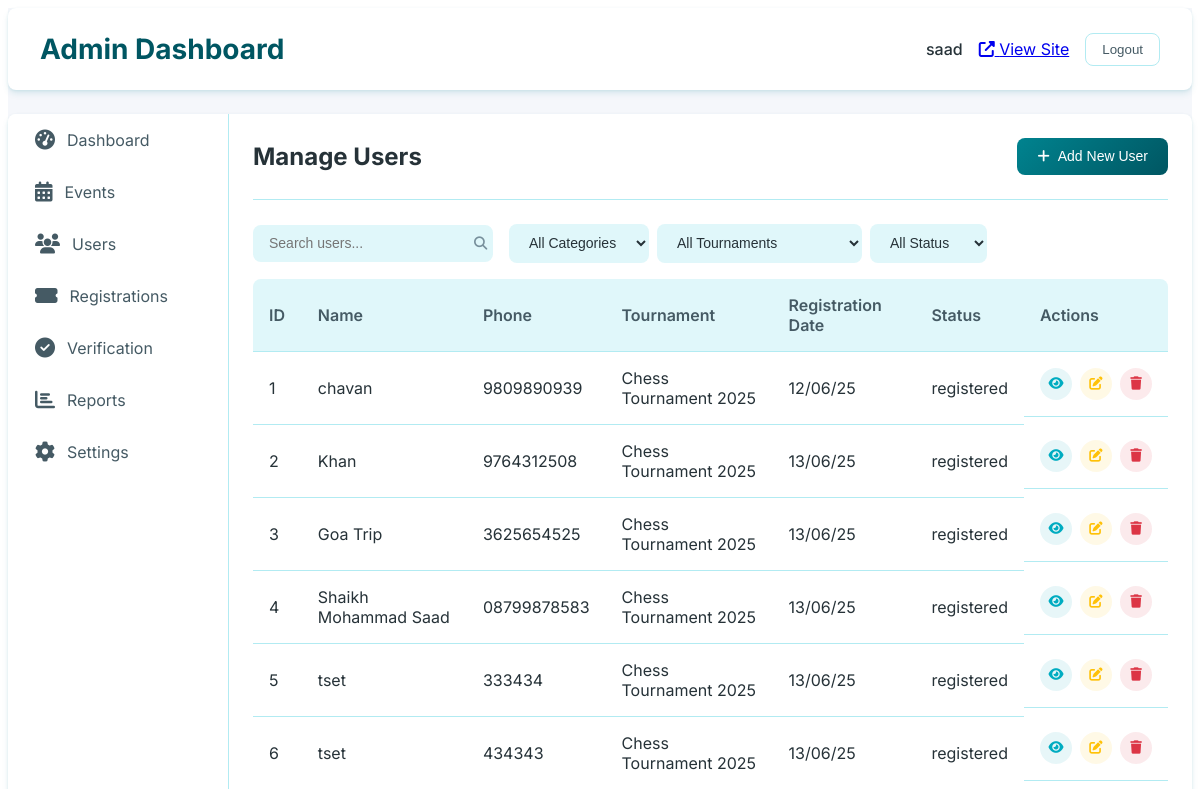
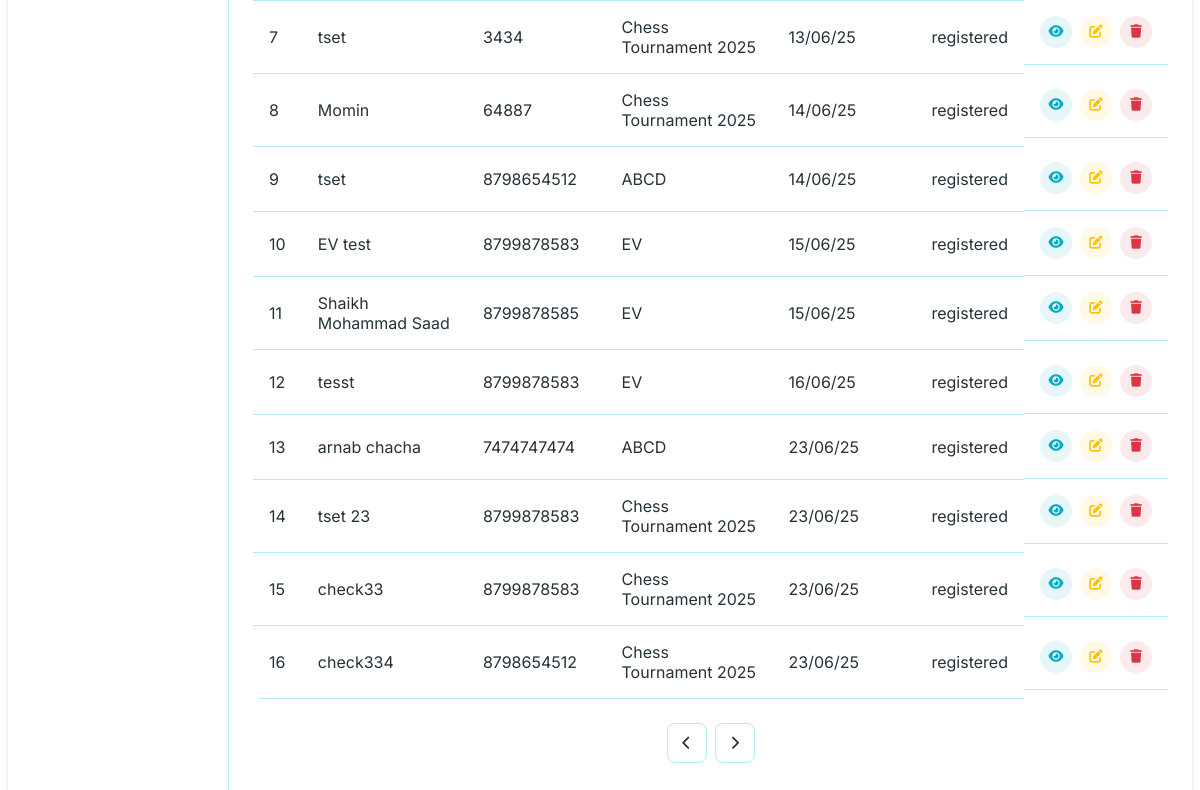
The page /superadmin/dashboard/users/ (signed in) on the database as committed earlier (2 pictures, top to bottom).
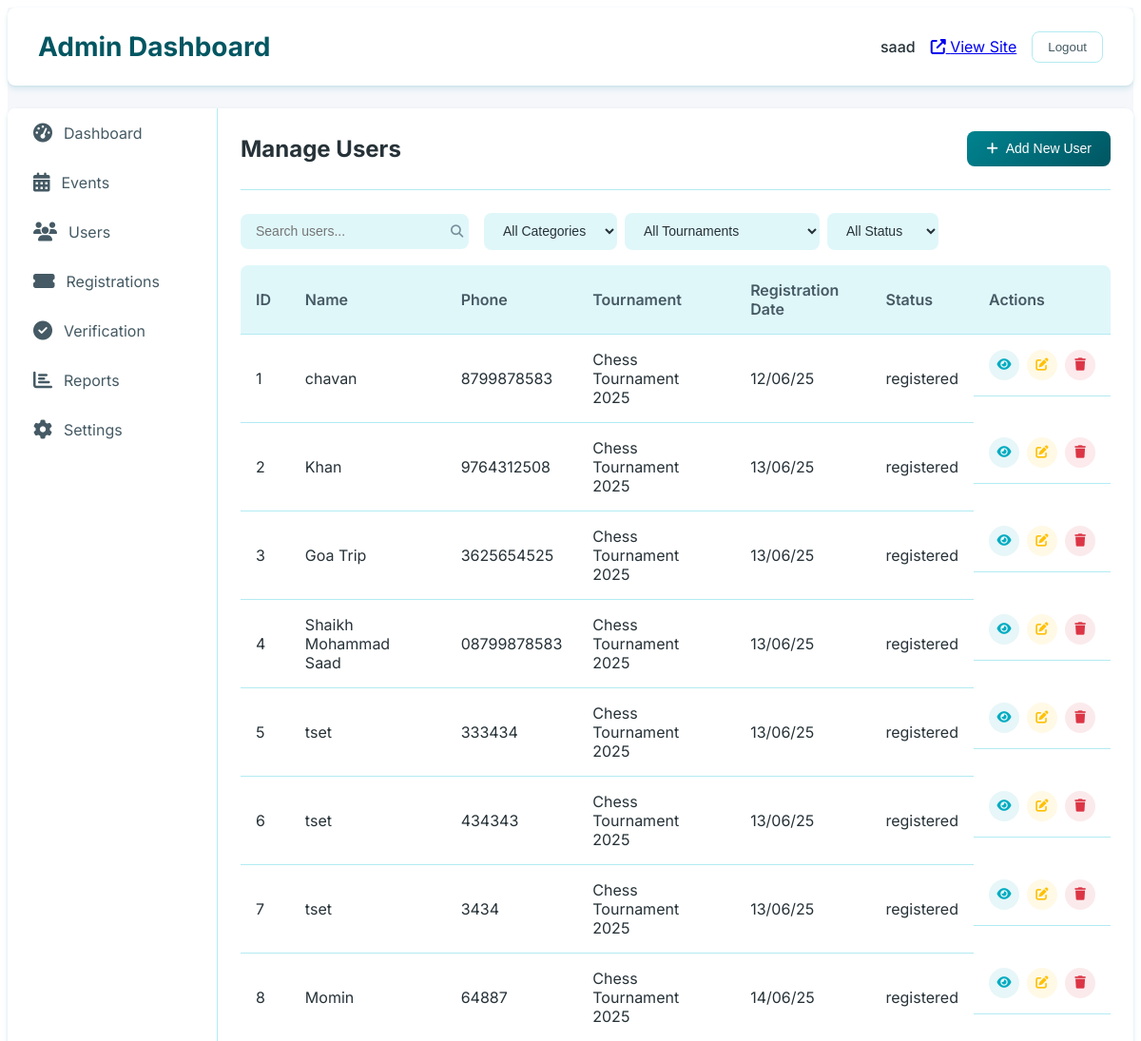
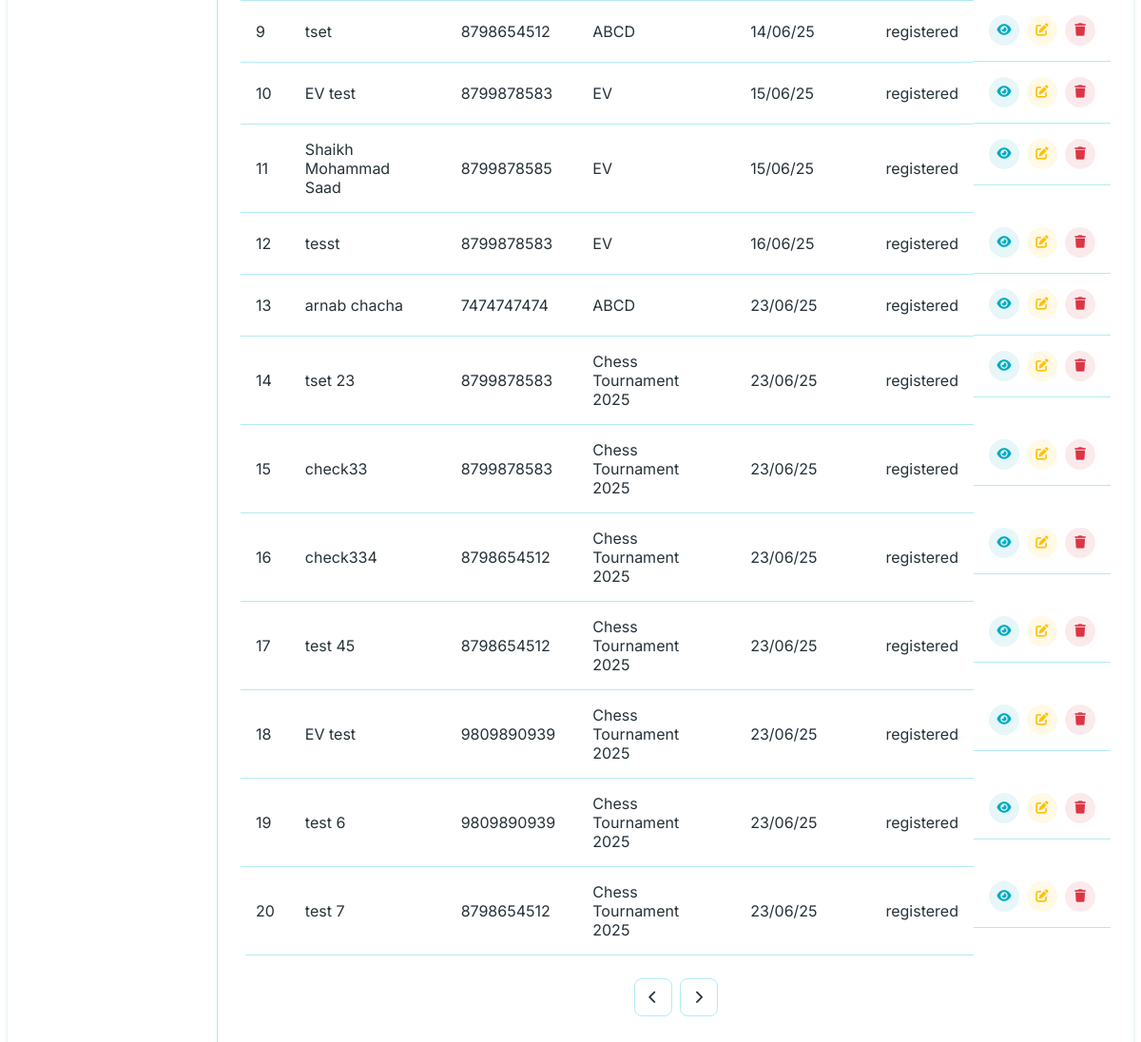
The same page on the database as committed later (2 pictures, top to bottom).
### app/models.py (models this page shows, shortened)
class Participant(models.Model):
    STATUS_CHOICES = [
        ('registered', 'Registered'),
        ('confirmed', 'Confirmed'),
        ('checked_in', 'Checked In'),
        ('eliminated', 'Eliminated'),
        ('winner', 'Winner'),
        ('disqualified', 'Disqualified'),
        ('rejected', 'Rejected')
    ]
    tournament = models.ForeignKey(Tournament, on_delete=models.CASCADE, related_name='tournament')
    registration_id = models.UUIDField(default=uuid.uuid4, editable=False, unique=True)
    full_name = models.CharField(max_length=200)
    email = models.EmailField(blank=True, null=True, unique=False, help_text="Email address for updates and notifications")
    phone = models.CharField(max_length=20)
    wp = models.CharField(max_length=10, blank=True, help_text="WhatsApp number for updates")
    age = models.IntegerField()
    gender = models.CharField(max_length=10, choices=[('male', 'Male'), ('female', 'Female'), ('other', 'Other')])
    registration_date = models.DateTimeField(auto_now_add=True)
    status = models.CharField(max_length=20, choices=STATUS_CHOICES, default='registered')
    check_in_time = models.DateTimeField(null=True, blank=True)
    special_requirements = models.TextField(blank=True)
    notes = models.TextField(blank=True)
    transaction = models.OneToOneField(Transaction, on_delete=models.CASCADE, related_name='transaction')
    optinWhatsapp = models.BooleanField(default=True)
    class Meta:
        unique_together = ['tournament', 'email']

class Tournament(models.Model):
    STATUS_CHOICES = [
        ('draft', 'Draft'),
        ('published', 'Published'),
        ('ongoing', 'Ongoing'),
        ('completed', 'Completed'),
        ('cancelled', 'Cancelled'),
    ]
    title = models.CharField(max_length=200)
    slug = models.SlugField(unique=True, blank=True)
    description = models.TextField()
    category = models.ForeignKey(Category, on_delete=models.CASCADE, related_name='tournaments')
    organizer = models.ForeignKey(User, on_delete=models.CASCADE, related_name='organized_tournaments', default=None, null=True)
    start_date = models.DateField()
    end_date = models.DateField()
    tournament_time = models.TimeField(default=timezone.datetime.strptime('10:00', '%H:%M').time())
    registration_deadline = models.DateTimeField()
    venue = models.CharField(max_length=200)
    address = models.TextField(blank=True, null=True)
    city = models.CharField(max_length=100)
    state = models.CharField(max_length=100)
    country = models.CharField(max_length=100)
    postal_code = models.CharField(max_length=20, null=True, blank=True)
    max_participants = models.PositiveIntegerField()
    min_participants = models.PositiveIntegerField(default=2)
    entry_fee = models.DecimalField(max_digits=10, decimal_places=2)
    prize_pool = models.DecimalField(max_digits=10, decimal_places=2)
    tournament_format = models.CharField(max_length=100)  # e.g., "Single Elimination", "Double Elimination", "Round Robin"
    rules = models.TextField()
    banner_image = models.ImageField(upload_to='tournament_banners/')
    additional_images = models.ManyToManyField(TournamentImage, blank=True, related_name='additional_tournaments')
    status = models.CharField(max_length=20, choices=STATUS_CHOICES, default='draft')
    is_featured = models.BooleanField(default=False)
    created_at = models.DateTimeField(auto_now_add=True)
    updated_at = models.DateTimeField(auto_now=True)
    contact_email = models.EmailField()
    contact_phone = models.CharField(max_length=20)
    whatsapp_number = models.CharField(max_length=20, blank=True)
    facebook_event = models.URLField(blank=True)
    instagram_post = models.URLField(blank=True)
    upi_id = models.ForeignKey(
        UPIS,
        max_length=100,
        blank=True,
        help_text="UPI ID for payment collection",
        on_delete=models.SET_NULL,
        null=True,
        related_name='tournaments'
    )
    class Meta:
        ordering = ['-start_date']

### app/View/admin/admin_views.py (the view)
# urls.py: path('superadmin/dashboard/users/', admin_users, name='admin_users'),
@login_required
def admin_users(request):
    context = {
        'users': Participant.objects.all(),
        'events': Tournament.objects.all(),
        'categories': Category.objects.all(),
    }
    return render(request, 'admin/users.html', context)

### templates/admin/users.html (shortened to what this page needs)
{% extends 'admin/base_admin.html' %}
{% load static %}
{% block content %}
<div class="admin-tab active">
    <div class="tab-header">
        <h2>Manage Users</h2>
        <button class="primary-btn" data-modal-target="add-user-modal">
            <i class="fas fa-plus"></i> Add New User
        </button>
    </div>
    <div class="dashboard-actions">
        <div class="search-box">
            <input type="text" placeholder="Search users...">
            <button type="button"><i class="fas fa-search"></i></button>
        </div>
        <div class="filter-options">
            <select data-filter-type="category">
                <option value="">All Categories</option>
            </select>
            <select data-filter-type="tournament">
                <option value="">All Tournaments</option>
            </select>
            <select data-filter-type="status">
                <option value="">All Status</option>
            </select>
        </div>
    </div>
    <div class="data-table-container">
        <table class="admin-table">
            <thead>
                <tr>
                    <th>ID</th>
                    <th>Name</th>
                    <th>Phone</th>
                    <th>Tournament</th>
                    <th>Registration Date</th>
                    <th>Status</th>
                    <th>Actions</th>
                </tr>
            </thead>
            <tbody>
                {% for user in users %}
                <tr>
                    <td>{{ user.id }}</td>
                    <td>{{ user.full_name }}</td>
                    <td>{{ user.phone }}</td>
                    <td>{{ user.tournament.title }}</td>
                    <td>{{ user.registration_date | date:'d/m/y'}}</td>
                    <td>
                        {{ user.status}}
                    </td>
                    <td class="action-buttons">
                        <button class="view-btn" title="View" data-id="{{ user.id }}"><i class="fas fa-eye"></i></button>
                        <button class="edit-btn" title="Edit" data-id="{{ user.id }}" data-modal-target="add-user-modal"><i class="fas fa-edit"></i></button>
                        <button class="delete-btn" title="Delete" data-id="{{ user.id }}" data-type="user"><i class="fas fa-trash"></i></button>
                    </td>
                </tr>
                {% empty %}
                <tr>
                    <td colspan="7" class="text-center">No users found</td>
                </tr>
                {% endfor %}
            </tbody>
        </table>
    </div>
    <div class="pagination">
        <button class="page-btn" {% if not users.has_previous %}disabled{% endif %}><i class="fas fa-chevron-left"></i></button>
        <button class="page-btn" {% if not users.has_next %}disabled{% endif %}><i class="fas fa-chevron-right"></i></button>
    </div>
</div>
{% endblock %}

Rows that differ between the two databases and show on the page:
changed Participant "chavan": phone "9809890939" → "8799878583"
added Participant: id "17", full_name "test 45", phone "8798654512", tournament "Chess Tournament 2025", registration_date "23/06/25", status "registered"
added Participant: id "18", full_name "EV test", phone "9809890939", tournament "Chess Tournament 2025", registration_date "23/06/25", status "registered"
added Participant: id "19", full_name "test 6", phone "9809890939", tournament "Chess Tournament 2025", registration_date "23/06/25", status "registered"
added Participant: id "20", full_name "test 7", phone "8798654512", tournament "Chess Tournament 2025", registration_date "23/06/25", status "registered"
